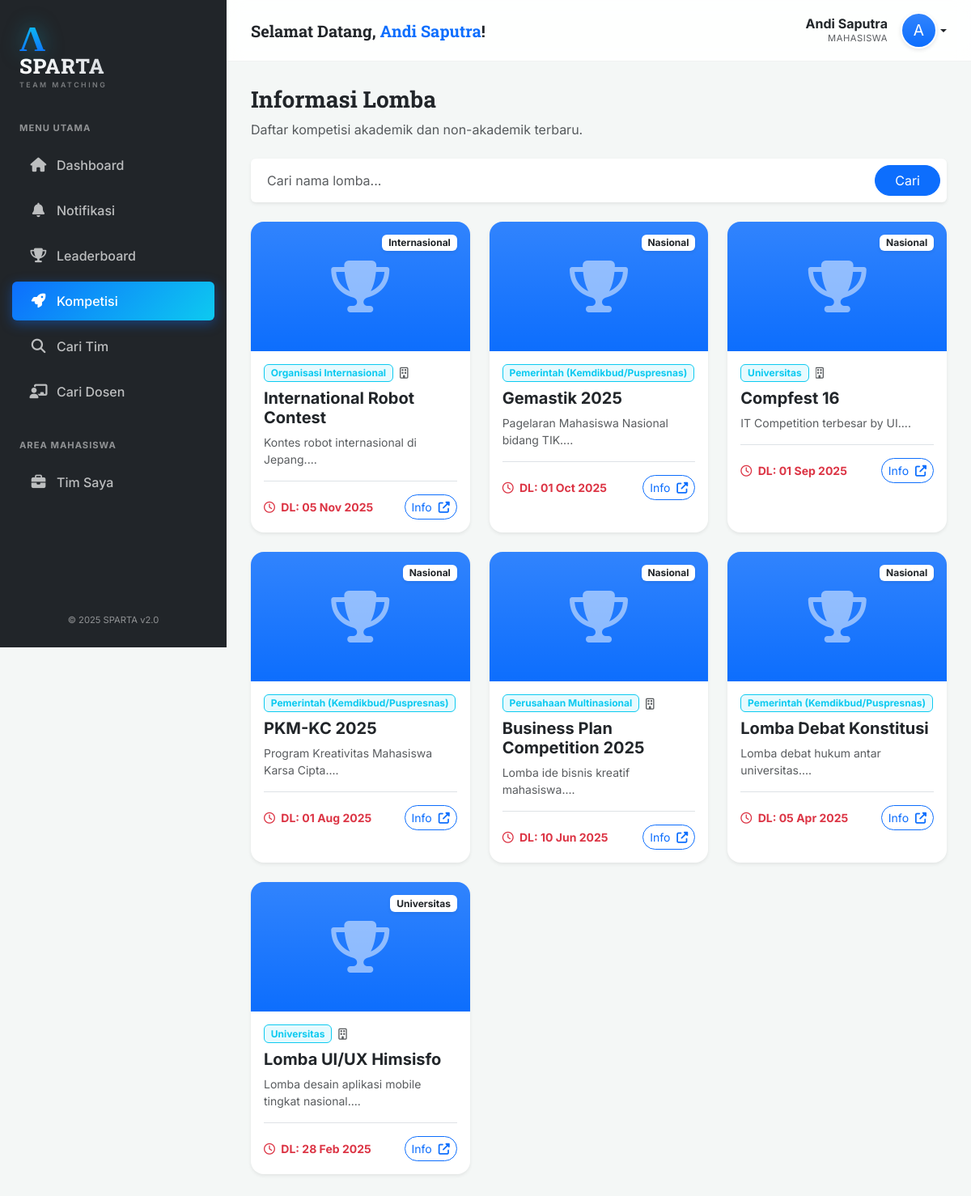
Screenshot of /?page=lomba (signed in) with the database file from the repository.
### tables this page shows
CREATE TABLE Lomba (
    ID_Lomba INT AUTO_INCREMENT PRIMARY KEY,
    Nama_Lomba VARCHAR(200) NOT NULL,
    Deskripsi TEXT,
    Lokasi VARCHAR(100),
    Link_Web VARCHAR(255),
    Tanggal_Mulai DATE,
    Tanggal_Selesai DATE,
    ID_Jenis_Penyelenggara INT,
    ID_Tingkatan INT,
    FOREIGN KEY (ID_Jenis_Penyelenggara) REFERENCES Jenis_Penyelenggara(ID_Jenis),
    FOREIGN KEY (ID_Tingkatan) REFERENCES Tingkatan_Lomba(ID_Tingkatan)
);

CREATE TABLE Tingkatan_Lomba (
    ID_Tingkatan INT AUTO_INCREMENT PRIMARY KEY,
    Nama_Tingkatan VARCHAR(50) NOT NULL,
    Poin_Dasar INT NOT NULL
);

CREATE TABLE Jenis_Penyelenggara (
    ID_Jenis INT AUTO_INCREMENT PRIMARY KEY,
    Nama_Jenis VARCHAR(100) NOT NULL,
    Bobot_Poin FLOAT DEFAULT 1.0
);

### src/pages/lomba.php (the view, shortened to what this page needs)
<?php
$keyword = $_GET['q'] ?? '';
$sql = "SELECT l.*, j.Nama_Jenis, t.Nama_Tingkatan
        FROM Lomba l
        LEFT JOIN Jenis_Penyelenggara j ON l.ID_Jenis_Penyelenggara = j.ID_Jenis
        LEFT JOIN Tingkatan_Lomba t ON l.ID_Tingkatan = t.ID_Tingkatan
        WHERE 1=1";
$sql .= " ORDER BY l.Tanggal_Selesai DESC";
$lombaList = $pdo->query($sql)->fetchAll();
?>
<div class="d-flex justify-content-between align-items-center mb-4">
    <div>
        <h3 class="fw-bold text-dark" style="font-family: 'Roboto Slab', serif;">Informasi Lomba</h3>
        <p class="text-muted mb-0">Daftar kompetisi akademik dan non-akademik terbaru.</p>
    </div>
</div>
<div class="card border-0 shadow-sm mb-4">
    <div class="card-body p-2">
        <form method="GET" class="d-flex gap-2">
            <input type="text" name="q" class="form-control border-0" placeholder="Cari nama lomba..." value="<?= htmlspecialchars($keyword) ?>">
            <button class="btn btn-primary px-4 rounded-pill">Cari</button>
        </form>
    </div>
</div>
<div class="row g-4">
    <?php foreach ($lombaList as $l): ?>
    <div class="col-md-6 col-lg-4">
        <div class="card h-100 border-0 shadow-sm rounded-4 overflow-hidden hover-card">
            <div class="position-relative">
                <?php if ($l['Foto_Lomba']): ?>
                    <div style="height: 160px; background: url('<?= $l['Foto_Lomba'] ?>') center/cover no-repeat;"></div>
                <?php else: ?>
                    <div style="height: 160px;" class="bg-gradient bg-primary d-flex align-items-center justify-content-center text-white">
                        <i class="fas fa-trophy fa-4x opacity-50"></i>
                    </div>
                <?php endif; ?>
                <span class="badge bg-white text-dark position-absolute top-0 end-0 m-3 shadow-sm">
                    <?= htmlspecialchars($l['Nama_Tingkatan']) ?>
                </span>
            </div>
            <div class="card-body">
                <div class="d-flex align-items-center mb-2">
                    <span class="badge bg-info bg-opacity-10 text-info border border-info me-2">
                        <?= htmlspecialchars($l['Nama_Jenis']) ?>
                    </span>
                    <small class="text-muted text-truncate" style="max-width: 150px;">
                        <i class="far fa-building me-1"></i><?= htmlspecialchars($l['Nama_Penyelenggara']) ?>
                    </small>
                </div>
                <h5 class="fw-bold text-dark mb-2"><?= htmlspecialchars($l['Nama_Lomba']) ?></h5>
                <p class="text-muted small mb-3 text-truncate-3">
                    <?= substr(strip_tags($l['Deskripsi']), 0, 100) ?>...
                </p>
                <div class="d-flex justify-content-between align-items-center border-top pt-3">
                    <small class="text-danger fw-bold">
                        <i class="far fa-clock me-1"></i> DL: <?= date('d M Y', strtotime($l['Tanggal_Selesai'])) ?>
                    </small>
                    <div>
                        <a href="<?= $l['Link_Web'] ?>" target="_blank" class="btn btn-outline-primary btn-sm rounded-pill ms-1">Info <i class="fas fa-external-link-alt ms-1"></i></a>
                    </div>
                </div>
            </div>
        </div>
    </div>
    <?php endforeach; ?>
</div>

### src/index.php (style rules this page uses)
:root { --primary-gradient: linear-gradient(135deg, #0d6efd, #0dcaf0); --sidebar-bg: #212529; --sidebar-width: 280px; }
body { font-family: 'Inter', sans-serif; background-color: #f4f7f6; }

### rows the page displays
lomba: ID_Tingkatan.Nama_Tingkatan "Internasional", ID_Jenis_Penyelenggara.Nama_Jenis "Organisasi Internasional", Nama_Lomba "International Robot Contest", Deskripsi "Kontes robot internasional di Jepang.", Tanggal_Selesai "05 Nov 2025"
lomba: ID_Tingkatan.Nama_Tingkatan "Nasional", ID_Jenis_Penyelenggara.Nama_Jenis "Pemerintah (Kemdikbud/Puspresnas)", Nama_Lomba "Gemastik 2025", Deskripsi "Pagelaran Mahasiswa Nasional bidang TIK.", Tanggal_Selesai "01 Oct 2025"
lomba: ID_Tingkatan.Nama_Tingkatan "Nasional", ID_Jenis_Penyelenggara.Nama_Jenis "Universitas", Nama_Lomba "Compfest 16", Deskripsi "IT Competition terbesar by UI.", Tanggal_Selesai "01 Sep 2025"
lomba: ID_Tingkatan.Nama_Tingkatan "Nasional", ID_Jenis_Penyelenggara.Nama_Jenis "Pemerintah (Kemdikbud/Puspresnas)", Nama_Lomba "PKM-KC 2025", Deskripsi "Program Kreativitas Mahasiswa Karsa Cipta.", Tanggal_Selesai "01 Aug 2025"
lomba: ID_Tingkatan.Nama_Tingkatan "Nasional", ID_Jenis_Penyelenggara.Nama_Jenis "Perusahaan Multinasional", Nama_Lomba "Business Plan Competition 2025", Deskripsi "Lomba ide bisnis kreatif mahasiswa.", Tanggal_Selesai "10 Jun 2025"
lomba: ID_Tingkatan.Nama_Tingkatan "Nasional", ID_Jenis_Penyelenggara.Nama_Jenis "Pemerintah (Kemdikbud/Puspresnas)", Nama_Lomba "Lomba Debat Konstitusi", Deskripsi "Lomba debat hukum antar universitas.", Tanggal_Selesai "05 Apr 2025"
lomba: ID_Tingkatan.Nama_Tingkatan "Universitas", ID_Jenis_Penyelenggara.Nama_Jenis "Universitas", Nama_Lomba "Lomba UI/UX Himsisfo", Deskripsi "Lomba desain aplikasi mobile tingkat nasional.", Tanggal_Selesai "28 Feb 2025"

### other values shown
$namaUser "Andi Saputra"
substr($namaUser, 0, 1) "A"
